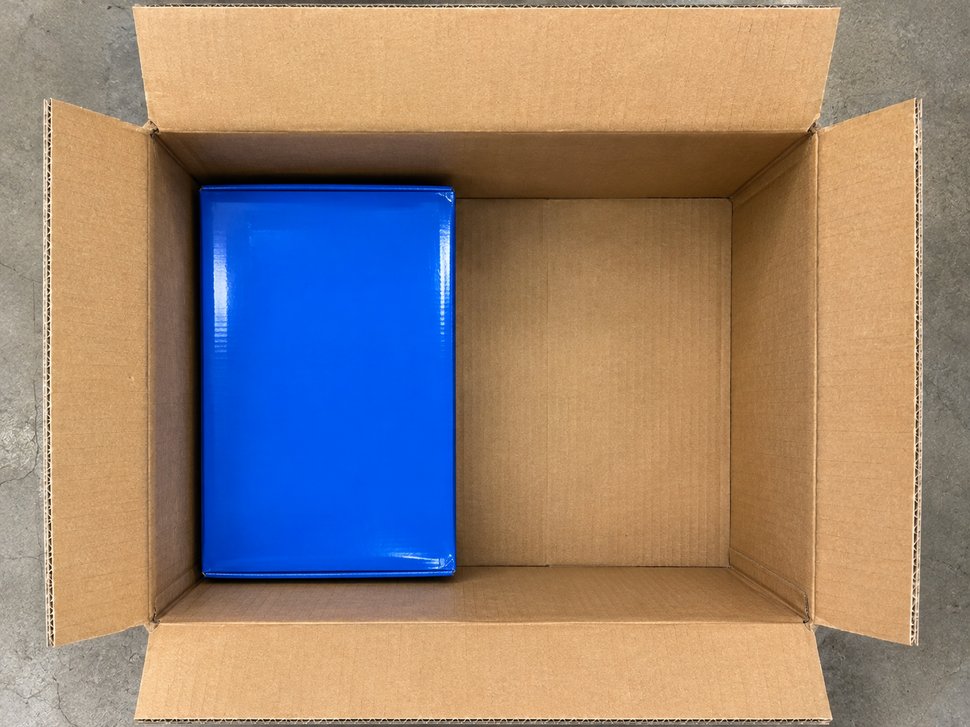
#> input picture test_images/test_A.png, 970 x 727 px, shrunk from 1448 x 1086 before the run
$ python test_floor_edges_single_v4.py   (older library calls are emulated)
#> lines starting #> are read from the running program, lines starting #| are printed output that depends on the picture; after the words box and inside, x2 and y2 are one past the last pixel; in counts of white or black regions, pixels touching at a corner belong together

from pathlib import Path
import cv2
import numpy as np

src = Path("test_images/test_A.png")
out = Path("test_outputs/floor_edges_single_v4.png")

image = cv2.imread(str(src))
#> image is the input picture: shape (727, 970, 3); mean B, G, R 119, 131.1, 149.8

if image is None:
    raise SystemExit("빈 박스 이미지를 찾지 못했습니다.")

h, w = image.shape[:2]

# 1. LAB 색상 공간으로 변환
lab = cv2.cvtColor(
    image, cv2.COLOR_BGR2LAB
).astype(np.float32)

# 2. 색상·밝기 변화량 계산
gx = cv2.Sobel(lab, cv2.CV_32F, 1, 0, ksize=3)
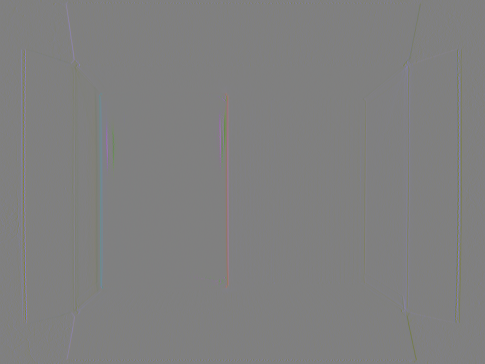
#> gx: shape (727, 970, 3) float32 (shown at 1/2 size); mean B, G, R -0.4, 0, 0; drawn with min black and max white
gy = cv2.Sobel(lab, cv2.CV_32F, 0, 1, ksize=3)

vertical_edges = np.linalg.norm(gx, axis=2)
horizontal_edges = np.linalg.norm(gy, axis=2)

# 파란 제품 영역 검출
hsv = cv2.cvtColor(image, cv2.COLOR_BGR2HSV)
#> hsv: shape (727, 970, 3); mean H, S, V 29.5, 127, 181.1

blue_mask = cv2.inRange(
    hsv,
    np.array([90, 70, 40]),
    np.array([135, 255, 255])
)
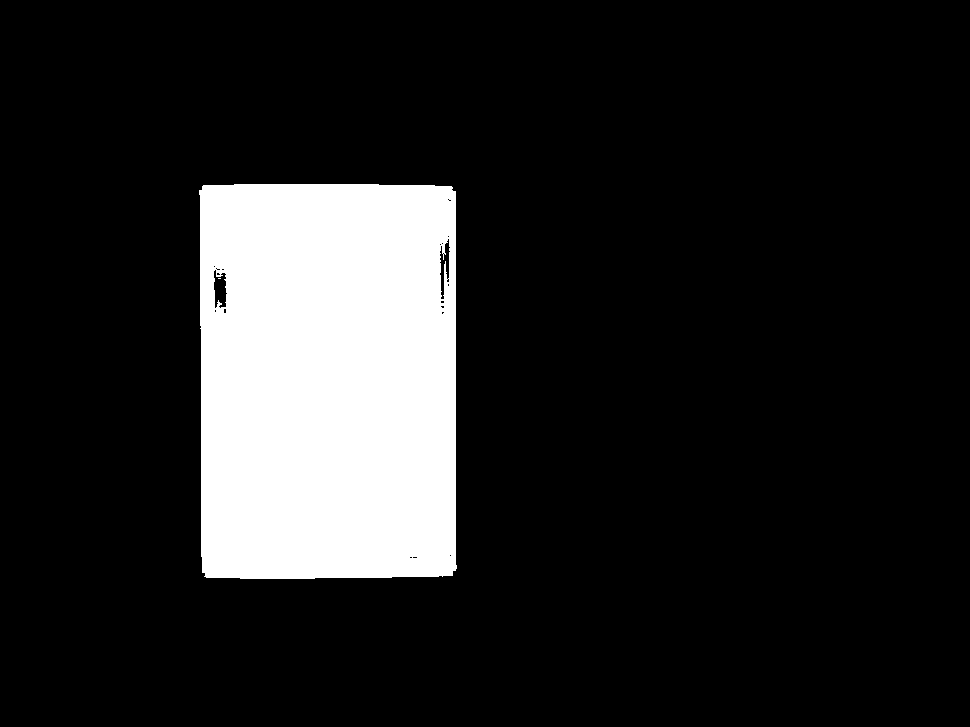
#> blue_mask: shape (727, 970); 14.1% white; 2 white regions (1 under 20 px), largest, box (x1, y1, x2, y2) and area: (199, 184, 457, 579) 99730

# 제품 테두리 주변까지 제외
kernel = np.ones((21, 21), np.uint8)
blue_mask = cv2.dilate(
    blue_mask, kernel, iterations=1
)
#> blue_mask: shape (727, 970); 16.1% white; 1 white region, box (x1, y1, x2, y2) and area: (189, 174, 467, 589) 113875

# 바닥 경계 탐색에서 제품 영역 제외
vertical_edges[blue_mask > 0] = 0
#> vertical_edges: shape (727, 970) float32; min 0, max 915, mean 22.3
horizontal_edges[blue_mask > 0] = 0
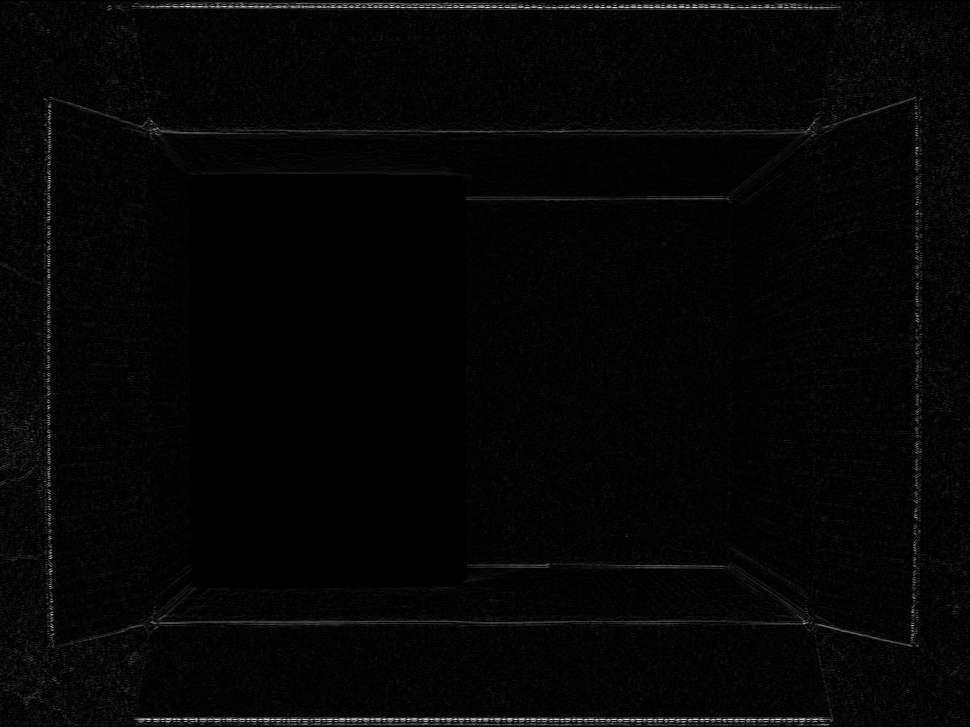
#> horizontal_edges: shape (727, 970) float32; min 0, max 962.7, mean 21.8; drawn with min black and max white

print(
    "제외한 파란색 영역:",
    cv2.countNonZero(blue_mask),
    "px"
)
#| 제외한 파란색 영역: 113875 px


# 제품이 없는 중앙 영역에서 경계 후보 수집
x1, x2 = int(w * 0.40), int(w * 0.60)
y1, y2 = int(h * 0.40), int(h * 0.60)

x_profile = np.median(
    vertical_edges[y1:y2, :], axis=0
)
#> x_profile = 970 values, max 620.6 at index 49, min 0 at index 0, mean 19.09
y_profile = np.median(
    horizontal_edges[:, x1:x2], axis=1
)
#> y_profile = 727 values, max 680.3 at index 719, min 0 at index 0, mean 15.97

# 노이즈 감소
def smooth(values):
    v = values.astype(np.float32).reshape(1, -1)
    return cv2.GaussianBlur(v, (21, 1), 0).ravel()

x_profile = smooth(x_profile)
#> x_profile = 970 values, max 262.1 at index 48, min 0 at index 201, mean 19.11
y_profile = smooth(y_profile)
#> y_profile = 727 values, max 227.1 at index 720, min 3.67 at index 227, mean 16.16

# 3. 각 방향의 경계 검색 범위
# 현재 정면 촬영 테스트 사진에 맞춘 범위
def strongest(profile, start_ratio, end_ratio):
#> called with profile = array of shape (970,), start_ratio = 0.17, end_ratio = 0.38
    n = len(profile)
#> n = 970
    start = int(n * start_ratio)
#> start = 164
    end = int(n * end_ratio)
#> end = 368

    region = profile[start:end]
#> region = 204 values, max 33.03 at index 22, min 0 at index 37, mean 3.03
    if region.size == 0:
        raise ValueError("검색 범위가 비어 있습니다.")

    index = int(np.argmax(region))
#> index = 22
    return start + index, float(region[index])


# 이미지 크기에 관계없이 경계 후보 탐색
left, ls = strongest(x_profile, 0.17, 0.38)
#> left = 186; ls = 33.03
right, rs = strongest(x_profile, 0.62, 0.83)
#> right = 730; rs = 81.2
top, ts = strongest(y_profile, 0.23, 0.43)
#> top = 198; ts = 41.67
bottom, bs = strongest(y_profile, 0.57, 0.84)
#> bottom = 565; bs = 22.43

# 검출된 사각형의 유효성 확인
floor_width = right - left
#> floor_width = 544
floor_height = bottom - top
#> floor_height = 367

if floor_width <= 0 or floor_height <= 0:
    raise SystemExit("바닥 경계 검출 실패")

floor_ratio = (
    floor_width * floor_height
) / float(w * h)
#> floor_ratio = 0.283

if not 0.15 <= floor_ratio <= 0.80:
    raise SystemExit(
        "바닥 면적 비율이 비정상적입니다."
    )

print("바닥 면적 비율:", round(floor_ratio * 100, 1), "%")
#| 바닥 면적 비율: 28.3 %


if left >= right or top >= bottom:
    raise SystemExit("바닥 경계 후보가 올바르지 않습니다.")

# 4. 검출 결과 표시
result = image.copy()

corners = np.array([
    [left, top],
    [right, top],
    [right, bottom],
    [left, bottom]
], dtype=np.int32)
#> corners = [[186, 198], [730, 198], [730, 565], [186, 565]]

cv2.polylines(
    result, [corners], True,
    (0, 255, 0), 4
)
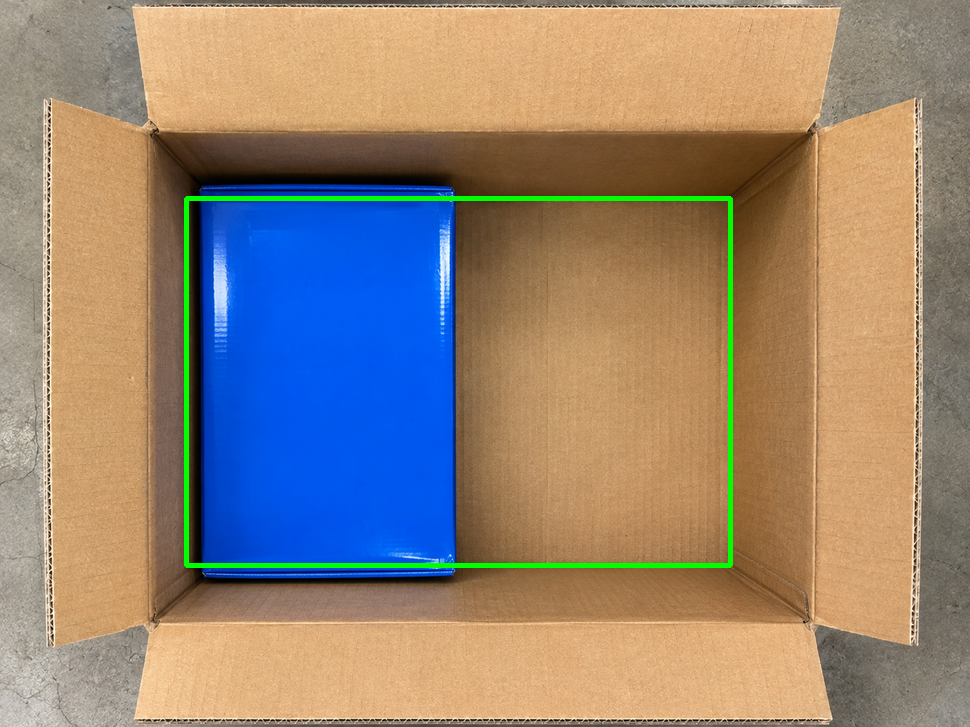
#> result: shape (727, 970, 3); 1.29% of pixels changed, all inside (x1, y1, x2, y2) = (184, 196, 733, 568)

for pt in corners:
    cv2.circle(
        result, tuple(pt), 9,
        (0, 0, 255), -1
    )
#> this loop made 4 passes
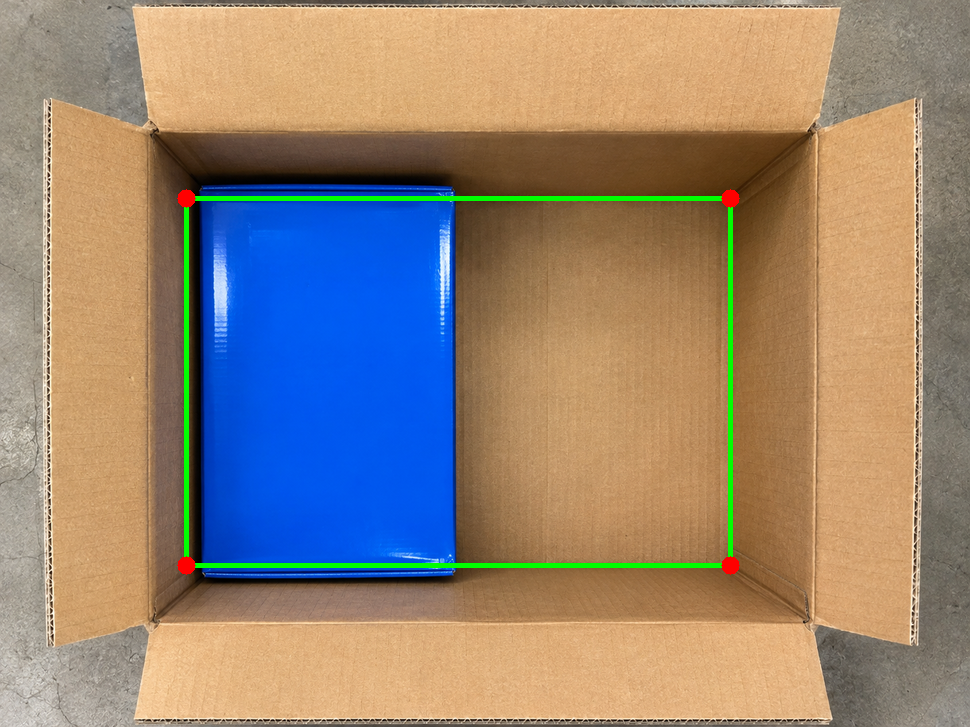
#> result: shape (727, 970, 3); 0.14% of pixels changed, all inside (x1, y1, x2, y2) = (177, 189, 740, 575)

out.parent.mkdir(exist_ok=True)

if not cv2.imwrite(str(out), result):
    raise RuntimeError("이미지 저장 실패")

print("=== 바닥 경계 후보 ===")
print("왼쪽:", left, "변화 강도:", round(ls, 1))
#| 왼쪽: 186 변화 강도: 33.0
print("오른쪽:", right, "변화 강도:", round(rs, 1))
#| 오른쪽: 730 변화 강도: 81.2
print("위쪽:", top, "변화 강도:", round(ts, 1))
#| 위쪽: 198 변화 강도: 41.7
print("아래쪽:", bottom, "변화 강도:", round(bs, 1))
#| 아래쪽: 565 변화 강도: 22.4
print("결과:", out)

$ run again, with test_images/generated.png copied over test_images/test_A.png
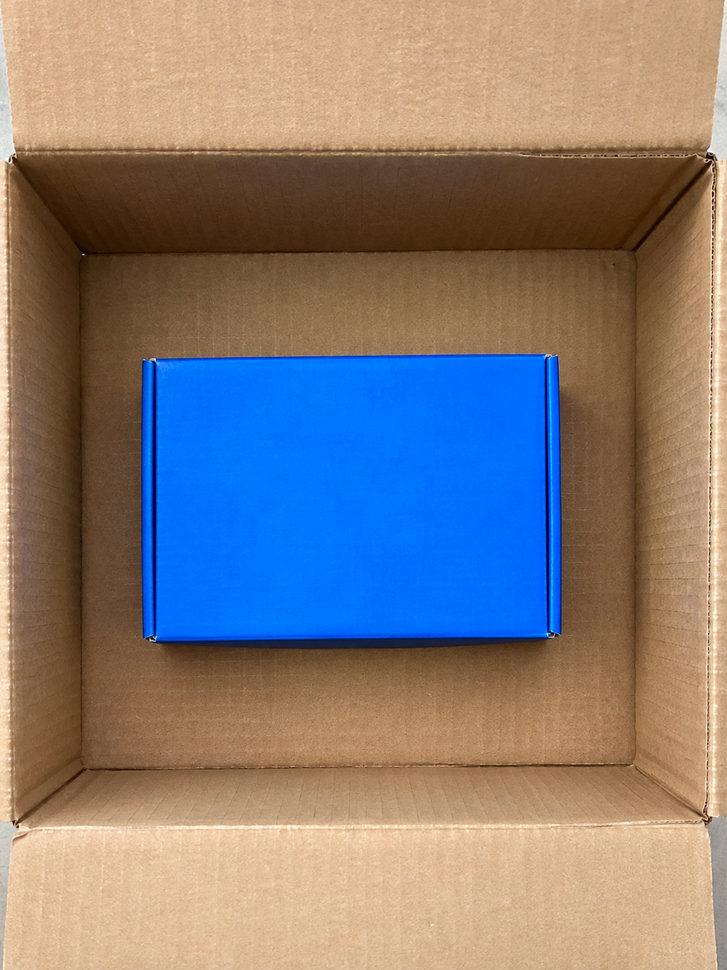
#> input picture test_images/generated.png, 727 x 970 px, shrunk from 1086 x 1448 before the run
#> image is the input picture: shape (970, 727, 3); mean B, G, R 122.1, 125.3, 134.9
#> hsv: shape (970, 727, 3); mean H, S, V 30.6, 137.4, 176.5
#> `horizontal_edges[blue_mask > 0] = 0`:
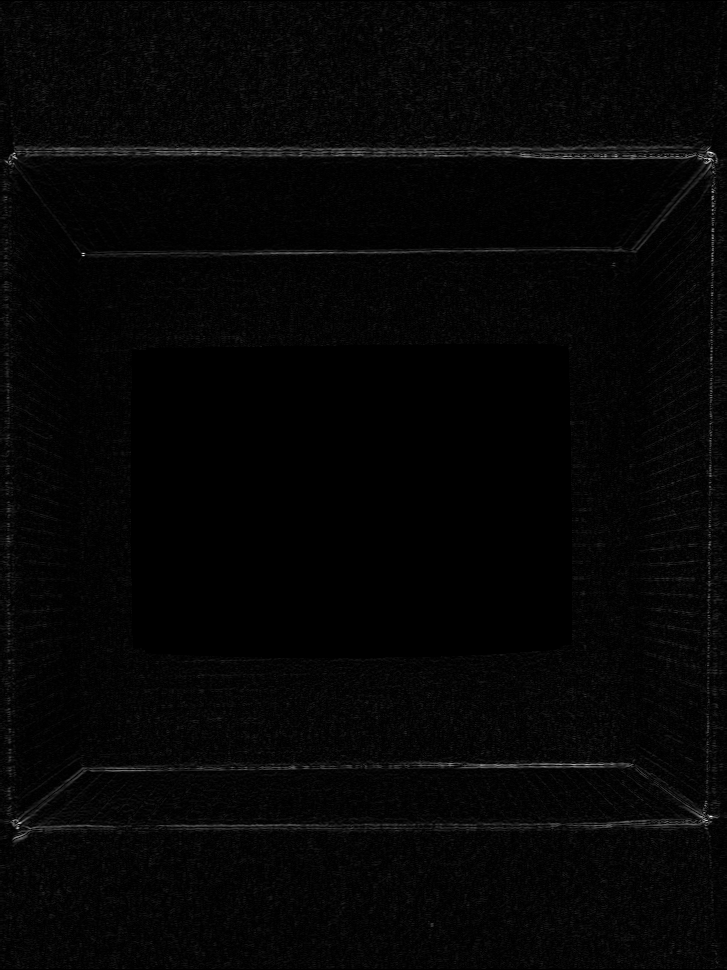
#> horizontal_edges: shape (970, 727) float32; min 0, max 805.5, mean 18.2; drawn with min black and max white
#| 제외한 파란색 영역: 136128 px
#> `x_profile = np.median( vertical_edges[y1:y2, :], axis=0 )`: x_profile = 727 values, max 287.3 at index 709, min 0 at index 0, mean 10.27
#> `y_profile = np.median( horizontal_edges[:, x1:x2], axis=1 )`: y_profile = 970 values, max 213.5 at index 152, min 0 at index 0, mean 13.03
#> `x_profile = smooth(x_profile)`: x_profile = 727 values, max 149.2 at index 710, min 0 at index 141, mean 10.3
#> `y_profile = smooth(y_profile)`: y_profile = 970 values, max 127.2 at index 151, min 0 at index 355, mean 13.05
#> n = 727
#> start = 123
#> end = 276
#> region = 153 values, max 11.54 at index 0, min 0 at index 18, mean 0.604
#> index = 0
#> left = 123; ls = 11.54
#> right = 586; rs = 14.69
#> top = 252; ts = 62.46
#> bottom = 765; bs = 56.73
#> floor_width = 463
#> floor_height = 513
#> floor_ratio = 0.337
#| 바닥 면적 비율: 33.7 %
#> corners = [[123, 252], [586, 252], [586, 765], [123, 765]]
#> the loop `for pt in corners:` made 4 passes
#> after the loop `for pt in corners:`:
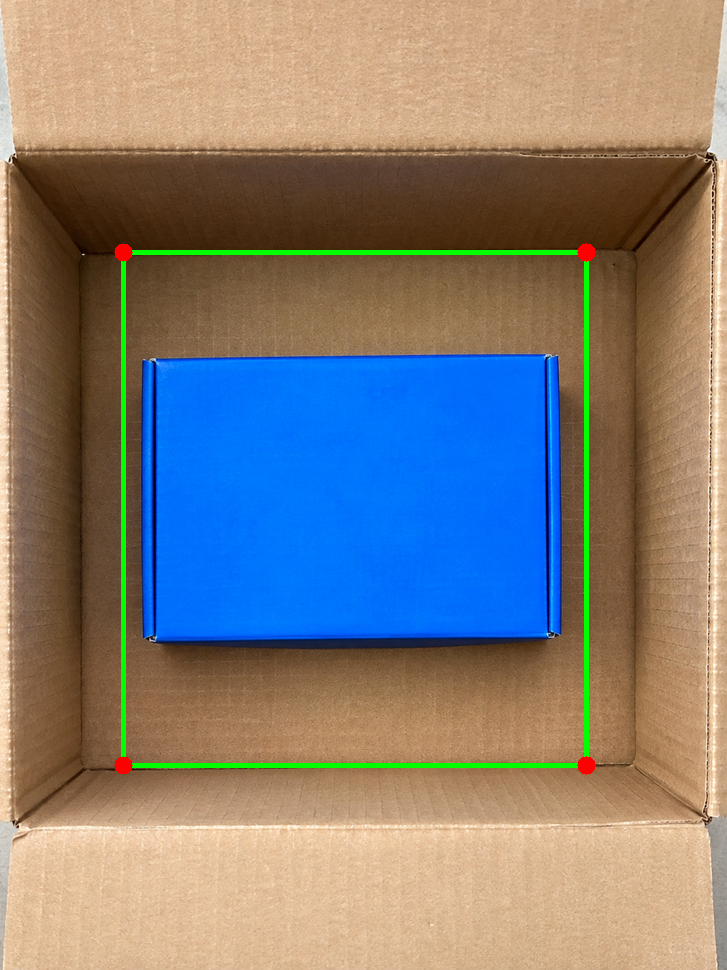
#> result: shape (970, 727, 3); mean B, G, R 121.3, 127.5, 133.6
#| 왼쪽: 123 변화 강도: 11.5
#| 오른쪽: 586 변화 강도: 14.7
#| 위쪽: 252 변화 강도: 62.5
#| 아래쪽: 765 변화 강도: 56.7
